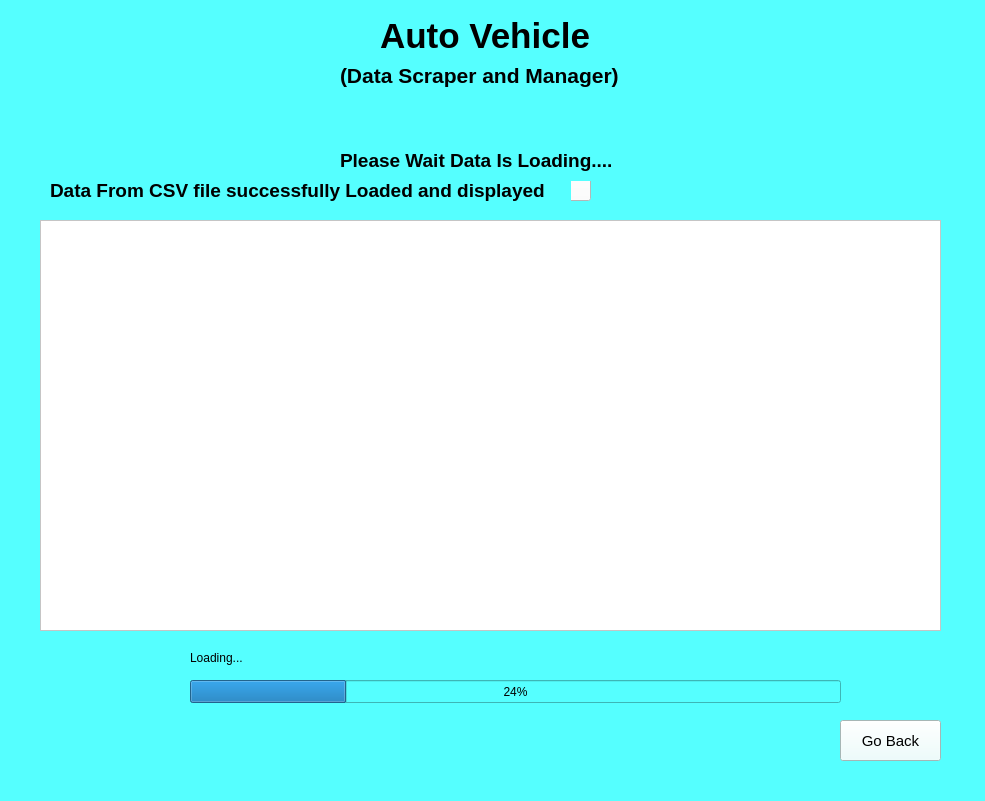
<?xml version="1.0" encoding="UTF-8"?>
<ui version="4.0">
 <class>datadisplay</class>
 <widget class="QWidget" name="datadisplay">
  <property name="geometry">
   <rect>
    <x>0</x>
    <y>0</y>
    <width>985</width>
    <height>801</height>
   </rect>
  </property>
  <property name="windowTitle">
   <string>DataDisplay</string>
  </property>
  <property name="styleSheet">
   <string notr="true">background-color:rgb(85, 255, 255)
</string>
  </property>
  <widget class="QLabel" name="label">
   <property name="geometry">
    <rect>
     <x>380</x>
     <y>20</y>
     <width>451</width>
     <height>31</height>
    </rect>
   </property>
   <property name="font">
    <font>
     <pointsize>26</pointsize>
     <weight>75</weight>
     <bold>true</bold>
    </font>
   </property>
   <property name="text">
    <string>Auto Vehicle</string>
   </property>
  </widget>
  <widget class="QLabel" name="label_2">
   <property name="geometry">
    <rect>
     <x>340</x>
     <y>60</y>
     <width>391</width>
     <height>31</height>
    </rect>
   </property>
   <property name="font">
    <font>
     <pointsize>16</pointsize>
     <weight>75</weight>
     <bold>true</bold>
    </font>
   </property>
   <property name="text">
    <string>(Data Scraper and Manager)</string>
   </property>
  </widget>
  <widget class="QProgressBar" name="progressBar">
   <property name="geometry">
    <rect>
     <x>190</x>
     <y>680</y>
     <width>651</width>
     <height>23</height>
    </rect>
   </property>
   <property name="value">
    <number>24</number>
   </property>
  </widget>
  <widget class="QLabel" name="label_3">
   <property name="geometry">
    <rect>
     <x>190</x>
     <y>650</y>
     <width>81</width>
     <height>16</height>
    </rect>
   </property>
   <property name="text">
    <string>Loading...</string>
   </property>
  </widget>
  <widget class="QTableWidget" name="tableWidget">
   <property name="geometry">
    <rect>
     <x>40</x>
     <y>220</y>
     <width>901</width>
     <height>411</height>
    </rect>
   </property>
   <property name="styleSheet">
    <string notr="true">background-color:rgb(255, 255, 255)</string>
   </property>
  </widget>
  <widget class="QPushButton" name="gobackdatadisplay">
   <property name="geometry">
    <rect>
     <x>840</x>
     <y>720</y>
     <width>101</width>
     <height>41</height>
    </rect>
   </property>
   <property name="font">
    <font>
     <pointsize>11</pointsize>
    </font>
   </property>
   <property name="styleSheet">
    <string notr="true">background-color:rgb(233, 255, 254)</string>
   </property>
   <property name="text">
    <string>Go Back</string>
   </property>
   <property name="icon">
    <iconset resource="../Pics/a10.qrc">
     <normaloff>:/a10/images (1).png</normaloff>:/a10/images (1).png</iconset>
   </property>
   <property name="iconSize">
    <size>
     <width>20</width>
     <height>20</height>
    </size>
   </property>
  </widget>
  <widget class="QPushButton" name="LoadData">
   <property name="geometry">
    <rect>
     <x>400</x>
     <y>160</y>
     <width>191</width>
     <height>41</height>
    </rect>
   </property>
   <property name="font">
    <font>
     <pointsize>12</pointsize>
    </font>
   </property>
   <property name="styleSheet">
    <string notr="true">background-color:rgb(255, 255, 255)</string>
   </property>
   <property name="text">
    <string>Load and Display</string>
   </property>
   <property name="icon">
    <iconset>
     <normaloff>../../../../../../.designer/Pics/download (3).jpg</normaloff>../../../../../../.designer/Pics/download (3).jpg</iconset>
   </property>
   <property name="iconSize">
    <size>
     <width>45</width>
     <height>45</height>
    </size>
   </property>
  </widget>
  <widget class="QLabel" name="label_4">
   <property name="geometry">
    <rect>
     <x>50</x>
     <y>170</y>
     <width>521</width>
     <height>41</height>
    </rect>
   </property>
   <property name="font">
    <font>
     <pointsize>14</pointsize>
     <weight>75</weight>
     <bold>true</bold>
    </font>
   </property>
   <property name="text">
    <string>Data From CSV file successfully Loaded and displayed</string>
   </property>
  </widget>
  <widget class="QLabel" name="label_5">
   <property name="geometry">
    <rect>
     <x>340</x>
     <y>140</y>
     <width>301</width>
     <height>41</height>
    </rect>
   </property>
   <property name="font">
    <font>
     <pointsize>14</pointsize>
     <weight>75</weight>
     <bold>true</bold>
    </font>
   </property>
   <property name="text">
    <string>Please Wait Data Is Loading....</string>
   </property>
  </widget>
 </widget>
 <resources>
  <include location="../Pics/a10.qrc"/>
 </resources>
 <connections/>
</ui>
